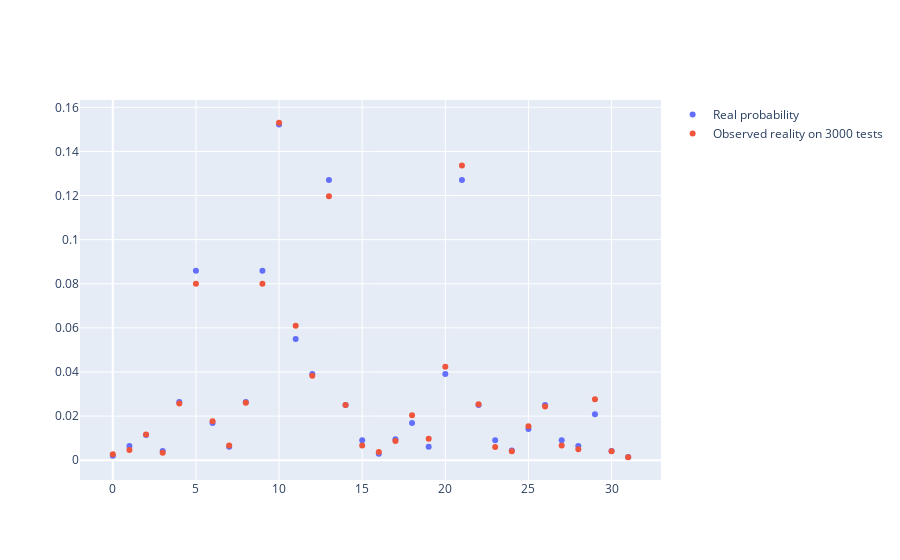
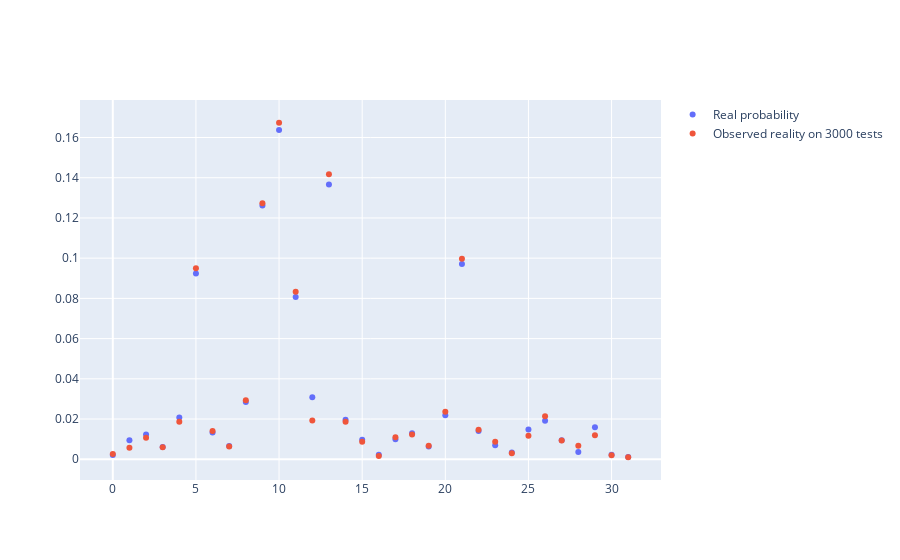
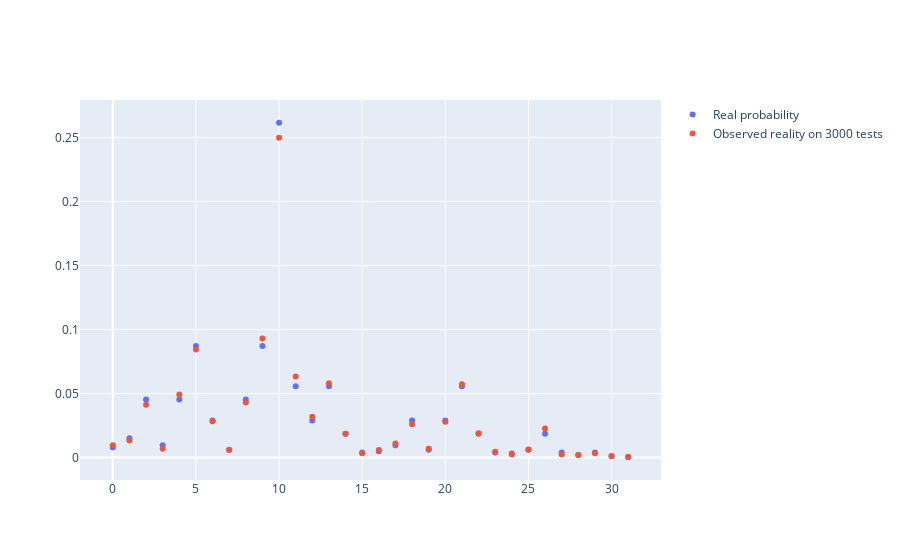
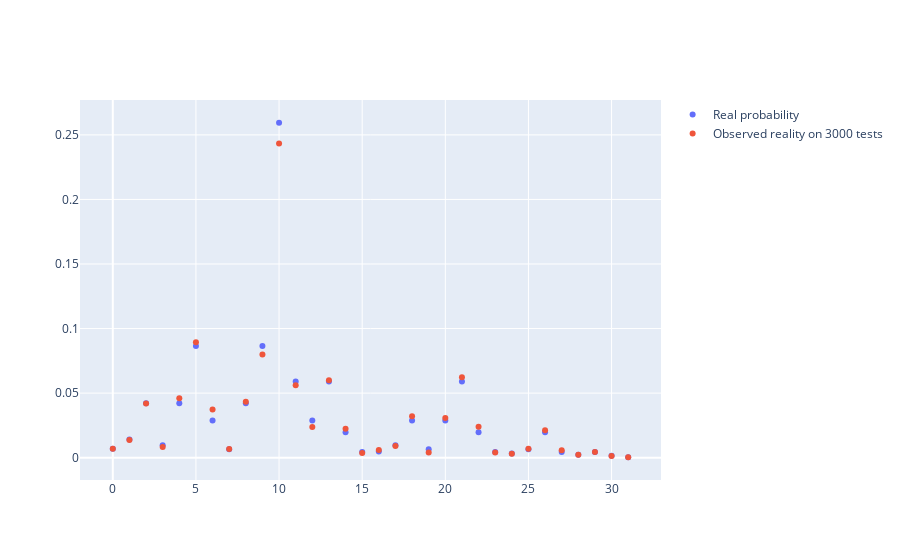

These figures' notebook cell, in order:
### Code cell
K=5
bias_dice = 1
player = 5
attempt = 3000
tab_dice = generator_dice_proba_bias6_biasN(player+1,bias_dice)
tab_dice_2 = generator_dice_proba_uniform_bias6(player+1,bias_dice)
tab_coin = generator_coin_biais_group0(K,0.1)
s_n= experiment(tab_dice,tab_coin)
s_2= np.random.randint(2,13,K)
s_3= np.ones(K,int)*12
Verify_Model(attempt,s_n[player],player,tab_dice,tab_coin,None,True)
Verify_Model(attempt,s_2,player,tab_dice,tab_coin,None,True)
Verify_Model(attempt,s_3,player,tab_dice,tab_coin,None,True)
Verify_Model(attempt,s_3,player,tab_dice_2,tab_coin,None,True)

### Figure 1 — Plotly figure (JSON) as saved in the notebook; plotly's stock layout.template omitted (floating-point values rounded to 4 significant figures; data arrays with more than 128 entries replaced by an {"elided": "..."} marker saying what was removed)
{"data": [{"customdata": {"elided": "32x5 int values"}, "hovertemplate": "Tables=%{customdata}<br>Probability=%{y}<extra></extra>", "mode": "markers", "name": "Real probability", "type": "scatter", "x": [0, 16, 8, 24, 4, 20, 12, 28, 2, 18, 10, 26, 6, 22, 14, 30, 1, 17, 9, 25, 5, 21, 13, 29, 3, 19, 11, 27, 7, 23, 15, 31], "y": [0.001985, 0.002937, 0.02643, 0.004344, 0.02643, 0.03909, 0.03909, 0.006425, 0.01144, 0.01691, 0.1522, 0.02502, 0.01691, 0.02502, 0.02502, 0.004112, 0.00645, 0.00954, 0.08586, 0.01411, 0.08586, 0.127, 0.127, 0.02087, 0.004128, 0.006106, 0.05495, 0.009032, 0.006106, 0.009032, 0.009032, 0.001484]}, {"customdata": {"elided": "32x5 int values"}, "hovertemplate": "Tables=%{customdata}<br>Probability=%{y}<extra></extra>", "mode": "markers", "name": "Observed reality on 3000 tests", "type": "scatter", "x": [0, 16, 8, 24, 4, 20, 12, 28, 2, 18, 10, 26, 6, 22, 14, 30, 1, 17, 9, 25, 5, 21, 13, 29, 3, 19, 11, 27, 7, 23, 15, 31], "y": [0.002667, 0.003667, 0.026, 0.004, 0.02567, 0.04233, 0.03833, 0.005, 0.01167, 0.02033, 0.153, 0.02433, 0.01767, 0.02533, 0.025, 0.004, 0.004667, 0.008667, 0.08, 0.01533, 0.08, 0.1337, 0.1197, 0.02767, 0.003333, 0.009667, 0.061, 0.006667, 0.006667, 0.006, 0.006667, 0.001333]}], "layout": {}}

### Figure 2 — Plotly figure (JSON) as saved in the notebook; plotly's stock layout.template omitted (floating-point values rounded to 4 significant figures; data arrays with more than 128 entries replaced by an {"elided": "..."} marker saying what was removed)
{"data": [{"customdata": {"elided": "32x5 int values"}, "hovertemplate": "Tables=%{customdata}<br>Probability=%{y}<extra></extra>", "mode": "markers", "name": "Real probability", "type": "scatter", "x": [0, 16, 8, 24, 4, 20, 12, 28, 2, 18, 10, 26, 6, 22, 14, 30, 1, 17, 9, 25, 5, 21, 13, 29, 3, 19, 11, 27, 7, 23, 15, 31], "y": [0.002135, 0.002246, 0.02843, 0.003323, 0.02081, 0.02189, 0.03078, 0.003598, 0.0123, 0.01294, 0.1637, 0.01914, 0.01332, 0.01401, 0.0197, 0.002303, 0.009475, 0.009968, 0.1261, 0.01474, 0.09235, 0.09715, 0.1366, 0.01597, 0.006064, 0.00638, 0.08073, 0.009437, 0.006567, 0.006909, 0.009714, 0.001135]}, {"customdata": {"elided": "32x5 int values"}, "hovertemplate": "Tables=%{customdata}<br>Probability=%{y}<extra></extra>", "mode": "markers", "name": "Observed reality on 3000 tests", "type": "scatter", "x": [0, 16, 8, 24, 4, 20, 12, 28, 2, 18, 10, 26, 6, 22, 14, 30, 1, 17, 9, 25, 5, 21, 13, 29, 3, 19, 11, 27, 7, 23, 15, 31], "y": [0.002667, 0.001667, 0.02933, 0.003, 0.01867, 0.02367, 0.01933, 0.006667, 0.01067, 0.01233, 0.1673, 0.02133, 0.014, 0.01467, 0.01867, 0.002, 0.005667, 0.011, 0.1273, 0.01167, 0.095, 0.09967, 0.1417, 0.012, 0.006, 0.006667, 0.08333, 0.009333, 0.006333, 0.008667, 0.008667, 0.001]}], "layout": {}}

### Figure 3 — Plotly figure (JSON) as saved in the notebook; plotly's stock layout.template omitted (floating-point values rounded to 4 significant figures; data arrays with more than 128 entries replaced by an {"elided": "..."} marker saying what was removed)
{"data": [{"customdata": {"elided": "32x5 int values"}, "hovertemplate": "Tables=%{customdata}<br>Probability=%{y}<extra></extra>", "mode": "markers", "name": "Real probability", "type": "scatter", "x": [0, 16, 8, 24, 4, 20, 12, 28, 2, 18, 10, 26, 6, 22, 14, 30, 1, 17, 9, 25, 5, 21, 13, 29, 3, 19, 11, 27, 7, 23, 15, 31], "y": [0.00788, 0.005043, 0.04539, 0.003228, 0.04539, 0.02905, 0.02905, 0.002066, 0.04539, 0.02905, 0.2614, 0.01859, 0.02905, 0.01859, 0.01859, 0.001322, 0.01513, 0.009683, 0.08715, 0.006197, 0.08715, 0.05578, 0.05578, 0.003966, 0.009683, 0.006197, 0.05578, 0.003966, 0.006197, 0.003966, 0.003966, 0.000282]}, {"customdata": {"elided": "32x5 int values"}, "hovertemplate": "Tables=%{customdata}<br>Probability=%{y}<extra></extra>", "mode": "markers", "name": "Observed reality on 3000 tests", "type": "scatter", "x": [0, 16, 8, 24, 4, 20, 12, 28, 2, 18, 10, 26, 6, 22, 14, 30, 1, 17, 9, 25, 5, 21, 13, 29, 3, 19, 11, 27, 7, 23, 15, 31], "y": [0.009667, 0.006, 0.043, 0.002333, 0.04933, 0.028, 0.032, 0.002, 0.04133, 0.026, 0.2497, 0.02267, 0.02833, 0.019, 0.01867, 0.001, 0.01333, 0.011, 0.093, 0.006333, 0.08433, 0.05733, 0.058, 0.003333, 0.007, 0.007, 0.06333, 0.002333, 0.006, 0.004667, 0.003333, 0.0006667]}], "layout": {}}

### Figure 4 — Plotly figure (JSON) as saved in the notebook; plotly's stock layout.template omitted (floating-point values rounded to 4 significant figures; data arrays with more than 128 entries replaced by an {"elided": "..."} marker saying what was removed)
{"data": [{"customdata": {"elided": "32x5 int values"}, "hovertemplate": "Tables=%{customdata}<br>Probability=%{y}<extra></extra>", "mode": "markers", "name": "Real probability", "type": "scatter", "x": [0, 16, 8, 24, 4, 20, 12, 28, 2, 18, 10, 26, 6, 22, 14, 30, 1, 17, 9, 25, 5, 21, 13, 29, 3, 19, 11, 27, 7, 23, 15, 31], "y": [0.006877, 0.004693, 0.04224, 0.003202, 0.04224, 0.02882, 0.02882, 0.002185, 0.04224, 0.02882, 0.2594, 0.01967, 0.02882, 0.01967, 0.01967, 0.001491, 0.01408, 0.009607, 0.08647, 0.006556, 0.08647, 0.05901, 0.05901, 0.004474, 0.009607, 0.006556, 0.05901, 0.004474, 0.006556, 0.004474, 0.004474, 0.0003392]}, {"customdata": {"elided": "32x5 int values"}, "hovertemplate": "Tables=%{customdata}<br>Probability=%{y}<extra></extra>", "mode": "markers", "name": "Observed reality on 3000 tests", "type": "scatter", "x": [0, 16, 8, 24, 4, 20, 12, 28, 2, 18, 10, 26, 6, 22, 14, 30, 1, 17, 9, 25, 5, 21, 13, 29, 3, 19, 11, 27, 7, 23, 15, 31], "y": [0.007, 0.006, 0.04333, 0.003, 0.046, 0.03067, 0.02367, 0.002333, 0.042, 0.032, 0.2433, 0.02133, 0.03733, 0.024, 0.02233, 0.001333, 0.01367, 0.009, 0.08, 0.007, 0.08933, 0.06233, 0.06, 0.004333, 0.008333, 0.004, 0.056, 0.005667, 0.006667, 0.004, 0.003667, 0.0003333]}], "layout": {}}
